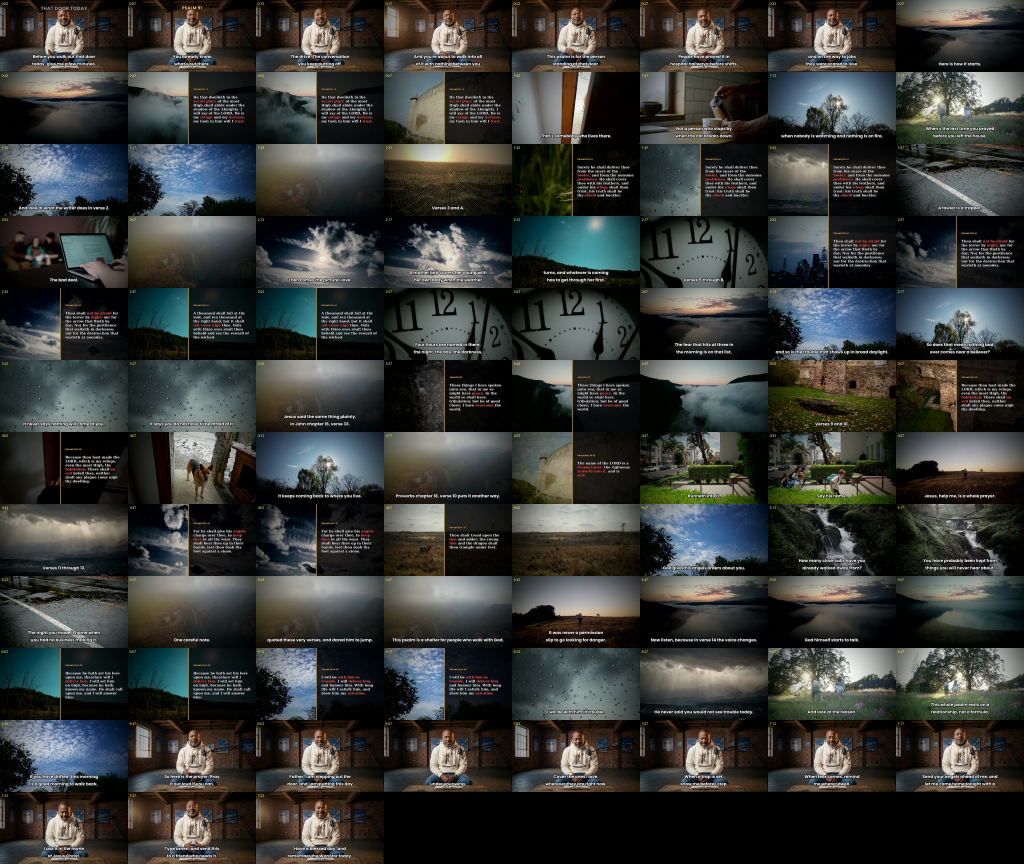
#> input picture tools/starhead-review/psalm91-morning/contact-long-r4.jpg, 3072 x 2592 px, given in place of th_f.png, which was not available (shown at 1/3 size)
$ python thumbs_compose.py
#> lines starting #> are read from the running program, lines starting #| are printed output that depends on the picture
#!/usr/bin/env python3
"""Thanksgiving long thumbnails from the video's own free stock frames (Pexels). 4 words or fewer."""
import subprocess, sys
from PIL import Image, ImageDraw, ImageEnhance, ImageFilter, ImageFont
FONT="/usr/share/fonts/truetype/google-fonts/ofl/anton/Anton-Regular.ttf"
W,H=1280,720; YEL=(255,200,40); WHITE=(255,255,255)
def frame(clip,t):
#> called with clip = 3371852, t = 2
    subprocess.check_call(['ffmpeg','-y','-loglevel','error','-ss',str(t),'-i',f'/home/claude/lib/{clip}.mp4','-frames:v','1','/tmp/th_f.png'])
#> (this line was passed over: subprocess is not available in this run)
    return Image.open('/tmp/th_f.png').convert('RGB').resize((W,H),Image.LANCZOS)
def punch(im,c=1.15,s=1.3,b=0.95):
#> called with c = 1.15, s = 1.3, b = 0.95
    return ImageEnhance.Brightness(ImageEnhance.Color(ImageEnhance.Contrast(im).enhance(c)).enhance(s)).enhance(b)
def shade(im,side):
#> called with side = 'right'
    ov=Image.new('RGBA',(W,H),(0,0,0,0)); d=ImageDraw.Draw(ov)
#> after `ov = Image.new('RGBA', (W, H), (0, 0, 0, 0))`: ov: PIL image 1280x720 RGBA; every value is 0
    for x in range(W):
        a=int(170*max(0,1-(x/(W*0.62)))) if side=='left' else int(170*max(0,1-((W-x)/(W*0.62))))
        d.line([(x,0),(x,H)],fill=(0,0,0,a))
    return Image.alpha_composite(im.convert('RGBA'),ov)
#> returned value: PIL image 1280x720 RGBA
def text(im,xy,s,size,fill):
    f=ImageFont.truetype(FONT,size); st=max(6,size//14)
    sh=Image.new('RGBA',im.size,(0,0,0,0)); ImageDraw.Draw(sh).text((xy[0]+size//18,xy[1]+size//14),s,font=f,fill=(0,0,0,210),stroke_width=st,stroke_fill=(0,0,0,210))
    im.alpha_composite(sh.filter(ImageFilter.GaussianBlur(size//16)))
    ImageDraw.Draw(im).text(xy,s,font=f,fill=fill,stroke_width=st,stroke_fill=(0,0,0))
def make(out,clip,t,lines,side='left'):
    im=shade(punch(frame(clip,t)),side)
    x=60 if side=='left' else W-60
    y=140
    for s,col,size in lines:
        f=ImageFont.truetype(FONT,size); bb=ImageDraw.Draw(im).textbbox((0,0),s,font=f)
        xx=x if side=='left' else x-(bb[2]-bb[0])
        text(im,(xx,y),s,size,col); y+=int(size*1.12)
def make(out,clip,t,lines,side='left',circle=None,y0=140):
    im=shade(punch(frame(clip,t)),side)
    if circle:
        cx,cy,rx,ry=circle; d=ImageDraw.Draw(im)
        for k in range(14): d.ellipse([cx-rx-k,cy-ry-k,cx+rx+k,cy+ry+k],outline=(235,30,30,255))
    x=60 if side=='left' else W-60
    y=y0
    for s,col,size in lines:
        f=ImageFont.truetype(FONT,size); bb=ImageDraw.Draw(im).textbbox((0,0),s,font=f)
        xx=x if side=='left' else x-(bb[2]-bb[0])
        text(im,(xx,y),s,size,col); y+=int(size*1.12)
#> this loop made 2 passes
#> (bb, xx) on passes 1 to 2: ((0, 32, 1128, 160), 92), ((-1, 42, 390, 195), 829)
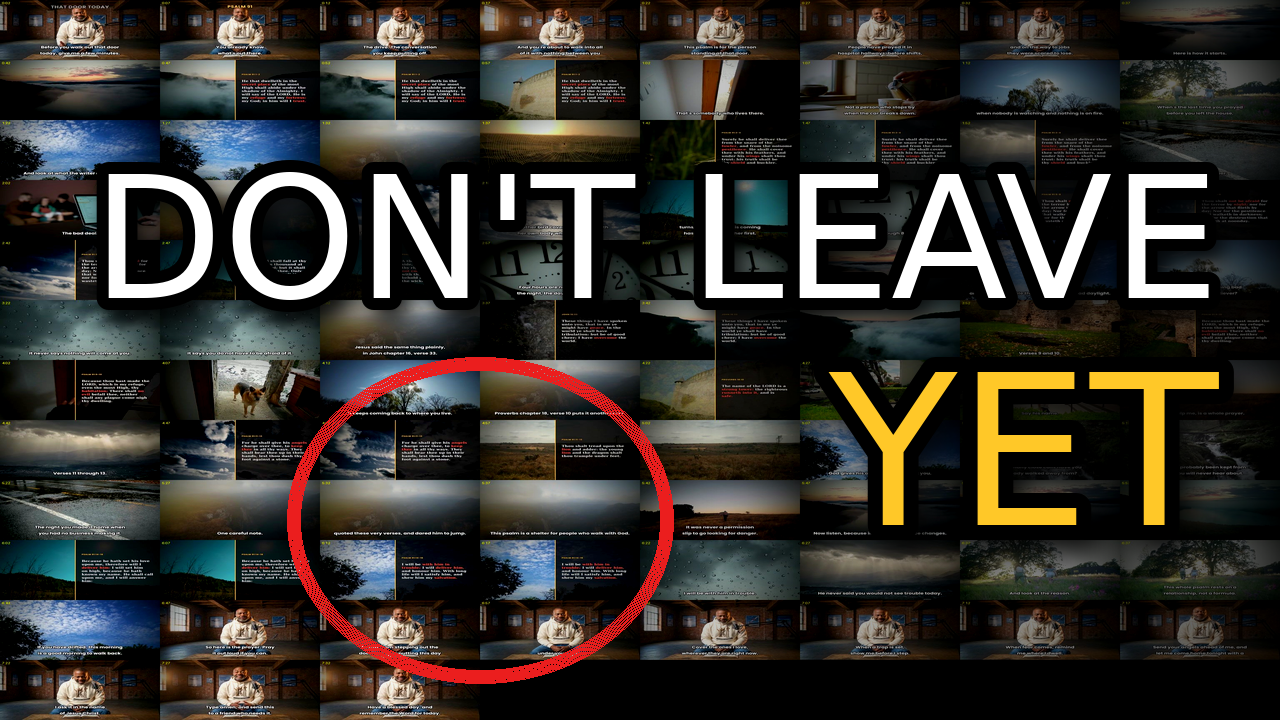
#> im: PIL image 1280x720 RGBA; mean R, G, B, A 54, 50.7, 45.7, 255
#> after the loop, y = 565
    im.convert('RGB').save(out,quality=92)
make('thumb-A-dont-leave-yet.jpg',3371852,2.0,[("DON'T LEAVE",WHITE,170),('YET',YEL,210)],'right',circle=(480,520,180,150))
make('thumb-B-pray-this-first.jpg',5495831,8.0,[('PRAY THIS',WHITE,170),('FIRST',YEL,210)],'left')
#> call 2 of make, with out = 'thumb-B-pray-this-first.jpg', clip = 5495831, t = 8, side = 'left', y0 = 140
#> call 2 of shade, with side = 'left'
#> in shade (call 2), `return Image.alpha_composite(im.convert('RGBA'),ov)`:
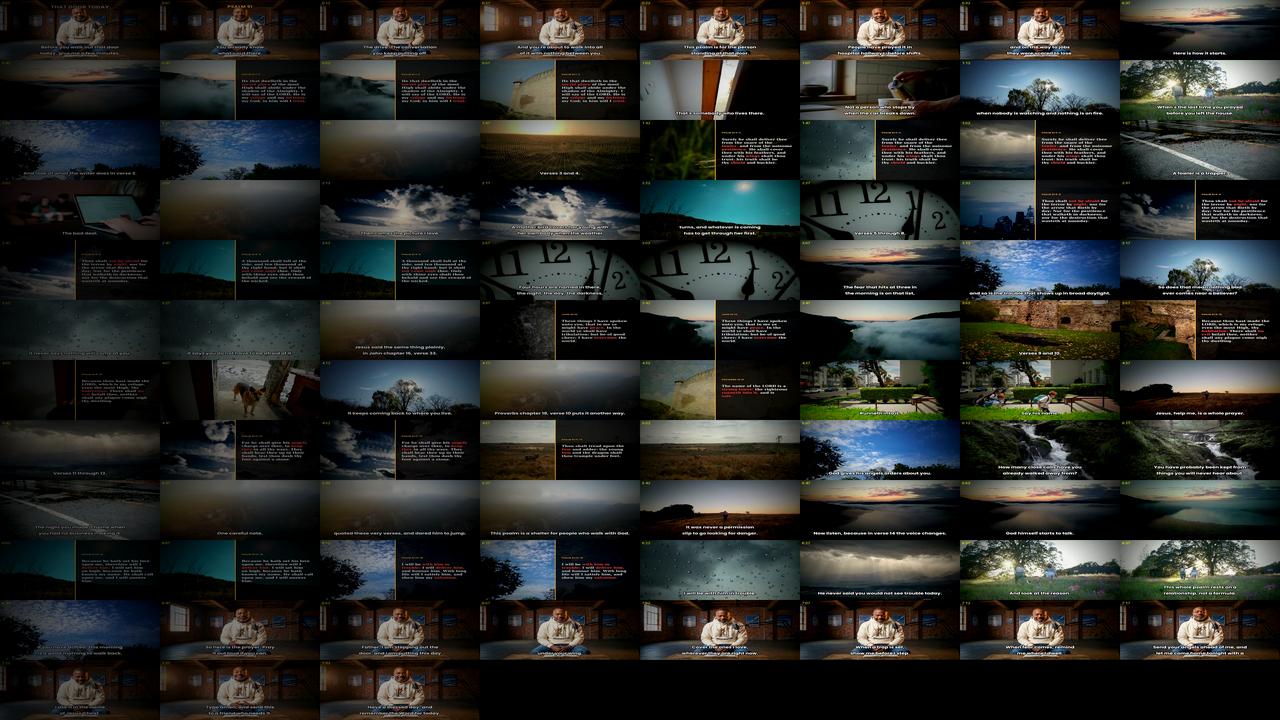
#> returned value: PIL image 1280x720 RGBA; mean R, G, B, A 42, 43.9, 41, 255
#> the loop in make (call 2), `for s,col,size in lines:` made 2 passes
#> (bb, xx) on passes 1 to 2: ((0, 32, 864, 160), 60), ((0, 39, 591, 198), 60)
#> after the loop in make (call 2), `for s,col,size in lines:`:
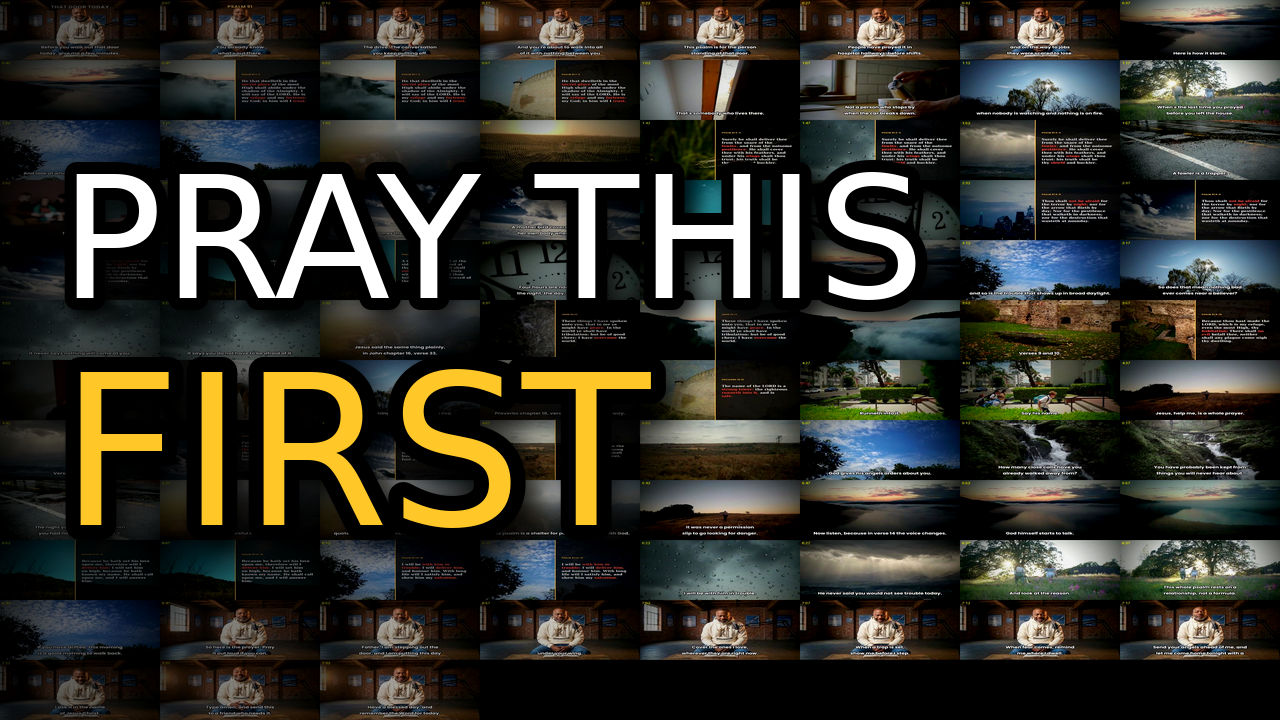
#> im: PIL image 1280x720 RGBA; mean R, G, B, A 51.1, 50.2, 42.7, 255
make('thumb-C-psalm-91-before-work.jpg',4288032,3.0,[('PSALM 91',YEL,210),('BEFORE WORK',WHITE,140)],'left')
#> call 3 of make, with out = 'thumb-C-psalm-91-before-work.jpg', clip = 4288032, t = 3, side = 'left', y0 = 140
#> the loop in make (call 3), `for s,col,size in lines:` made 2 passes
#> (bb, xx) on passes 1 to 2: ((0, 39, 1040, 198), 60), ((0, 26, 1046, 132), 60)
#> after the loop in make (call 3), `for s,col,size in lines:`:
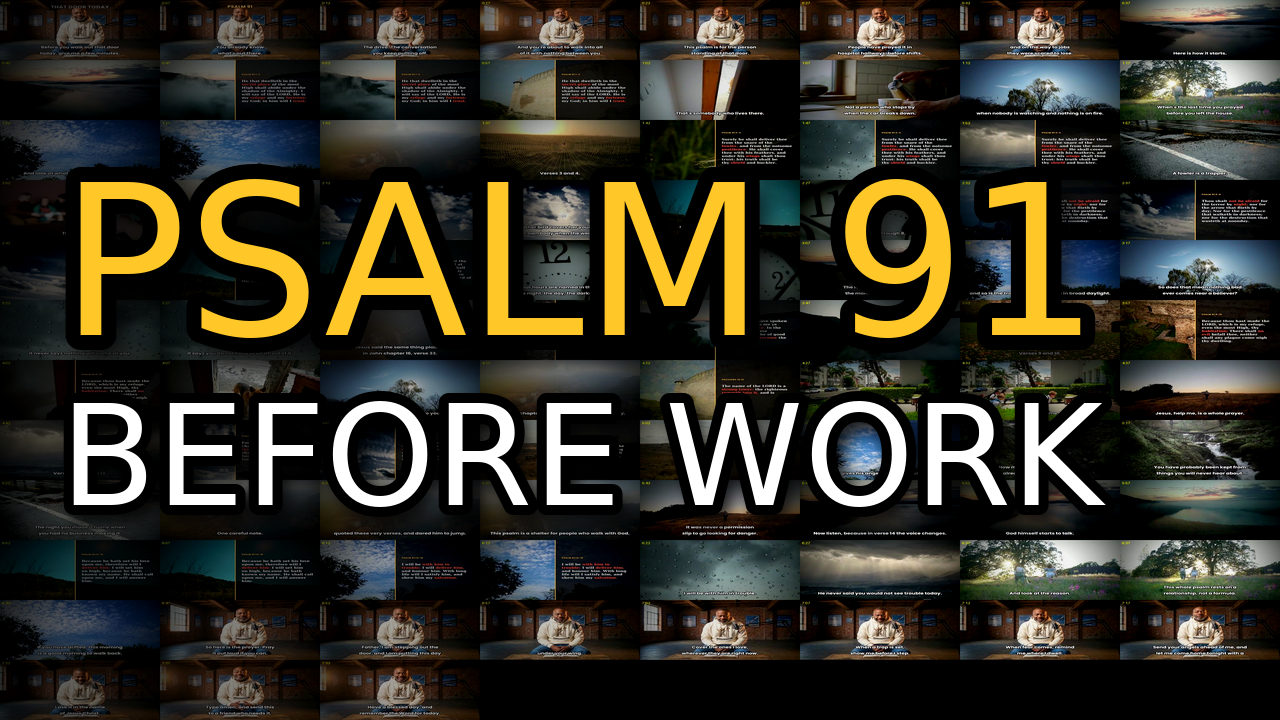
#> im: PIL image 1280x720 RGBA; mean R, G, B, A 52.4, 50.1, 39.7, 255
#> after the loop in make (call 3), `for s,col,size in lines:`: y = 531

$ run again, on tools/starhead-review/psalm91-morning/contact-long-r5.jpg
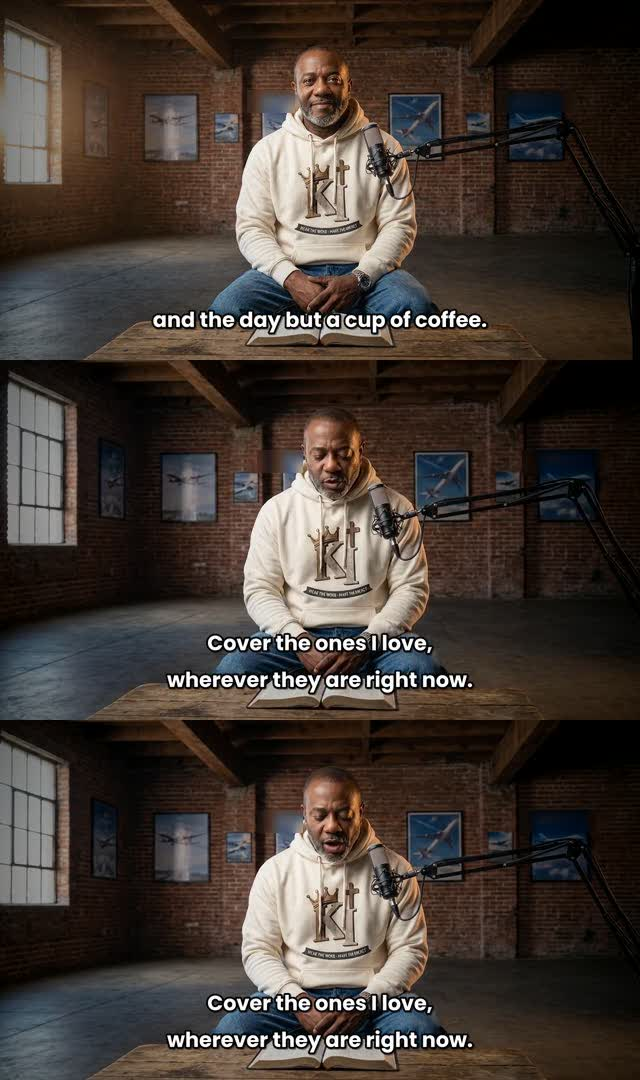
#> input picture tools/starhead-review/psalm91-morning/contact-long-r5.jpg, 640 x 1080 px, given in place of th_f.png, which was not available
#> ov: PIL image 1280x720 RGBA; every value is 0
#> the loop in make, `for s,col,size in lines:` made 2 passes
#> (bb, xx) on passes 1 to 2: ((0, 32, 1128, 160), 92), ((-1, 42, 390, 195), 829)
#> after the loop in make, `for s,col,size in lines:`:
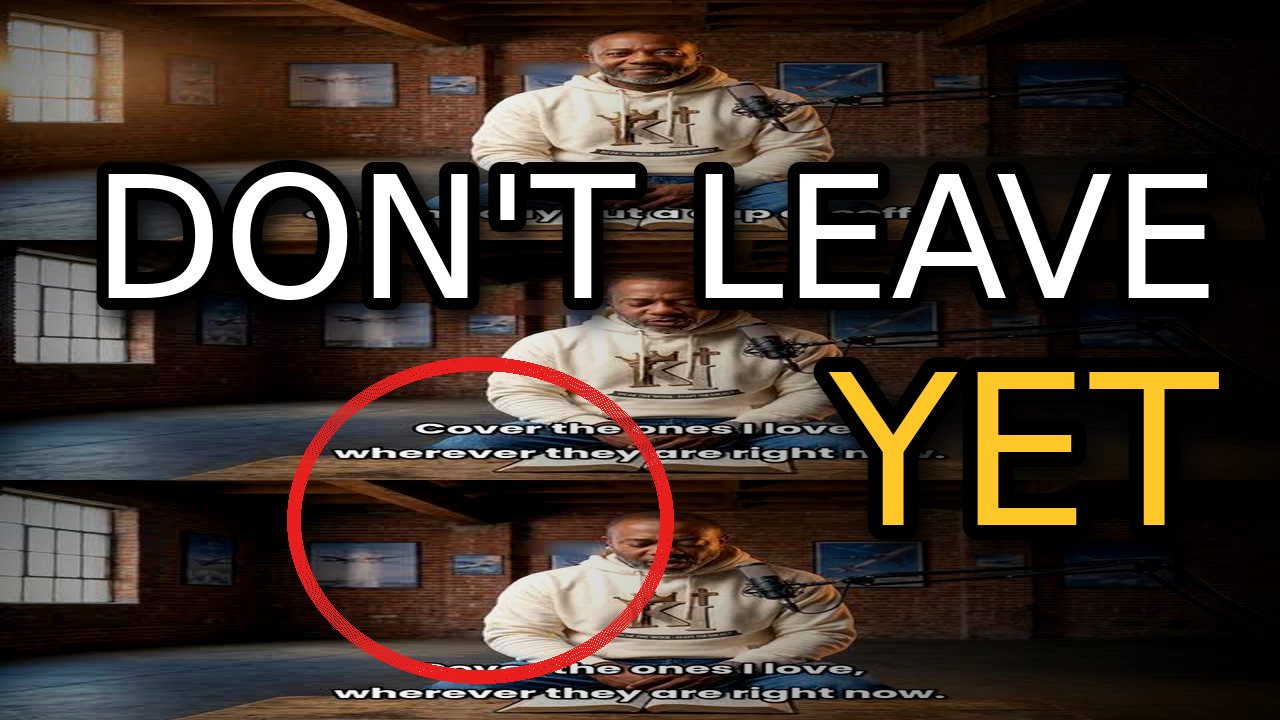
#> im: PIL image 1280x720 RGBA; mean R, G, B, A 67.4, 54.9, 46.9, 255
#> after the loop in make, `for s,col,size in lines:`: y = 565
#> the loop in make (call 2), `for s,col,size in lines:` made 2 passes
#> (bb, xx) on passes 1 to 2: ((0, 32, 864, 160), 60), ((0, 39, 591, 198), 60)
#> the loop in make (call 3), `for s,col,size in lines:` made 2 passes
#> (bb, xx) on passes 1 to 2: ((0, 39, 1040, 198), 60), ((0, 26, 1046, 132), 60)
#> after the loop in make (call 3), `for s,col,size in lines:`:
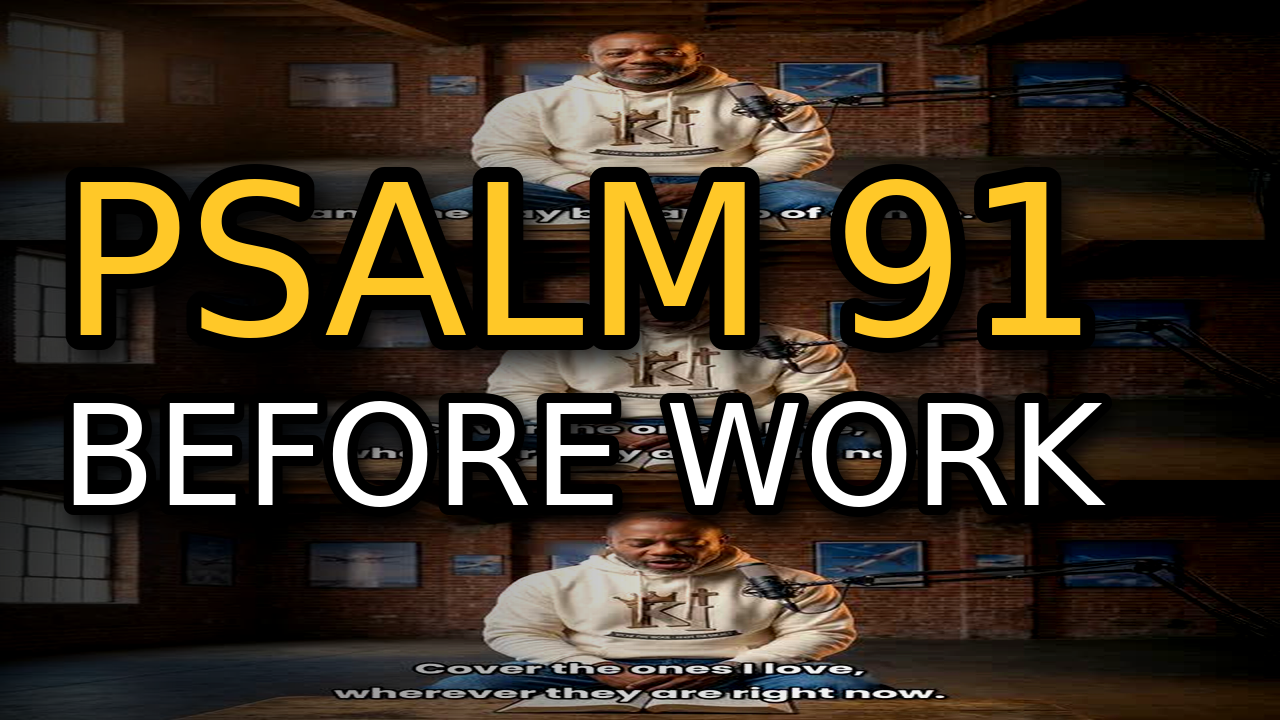
#> im: PIL image 1280x720 RGBA; mean R, G, B, A 60.6, 49.5, 36.2, 255
#> after the loop in make (call 3), `for s,col,size in lines:`: y = 531
